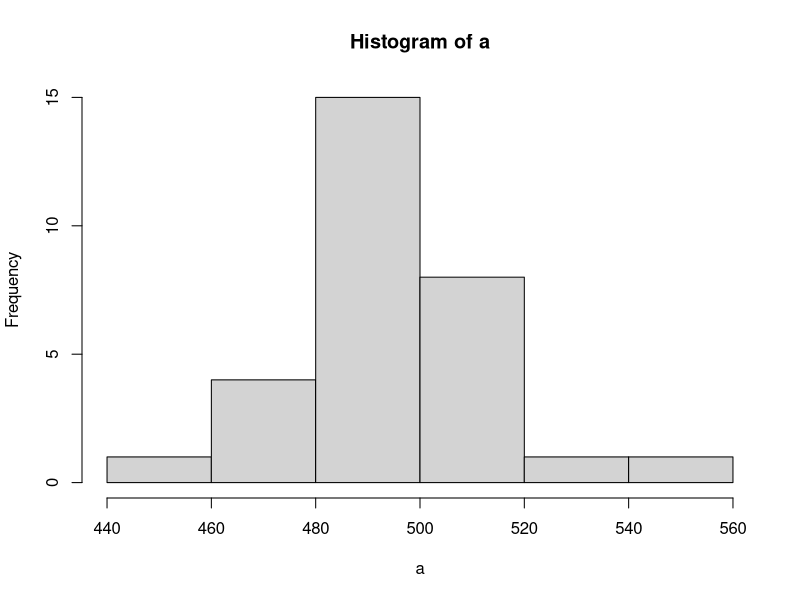
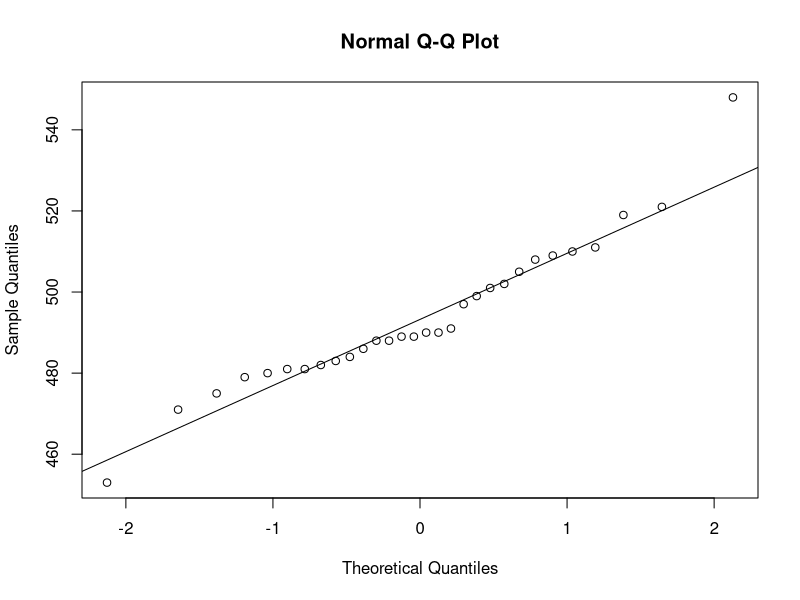
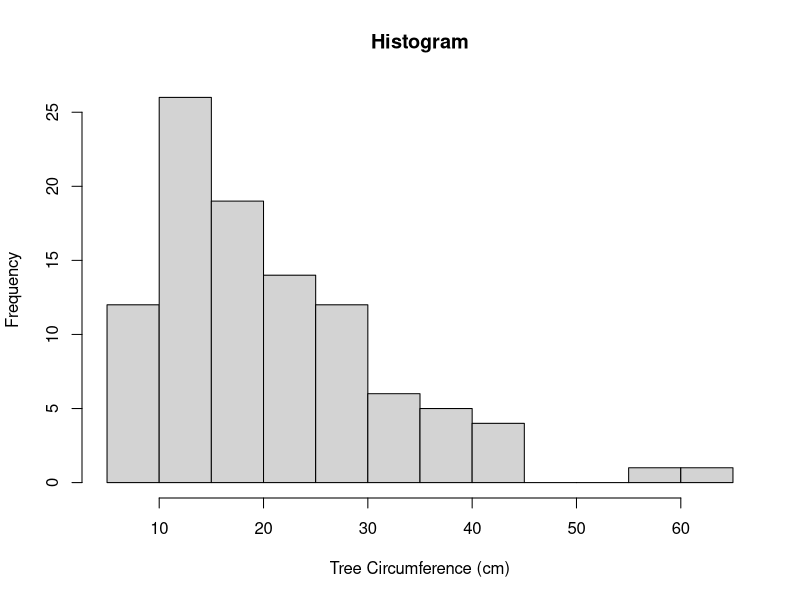
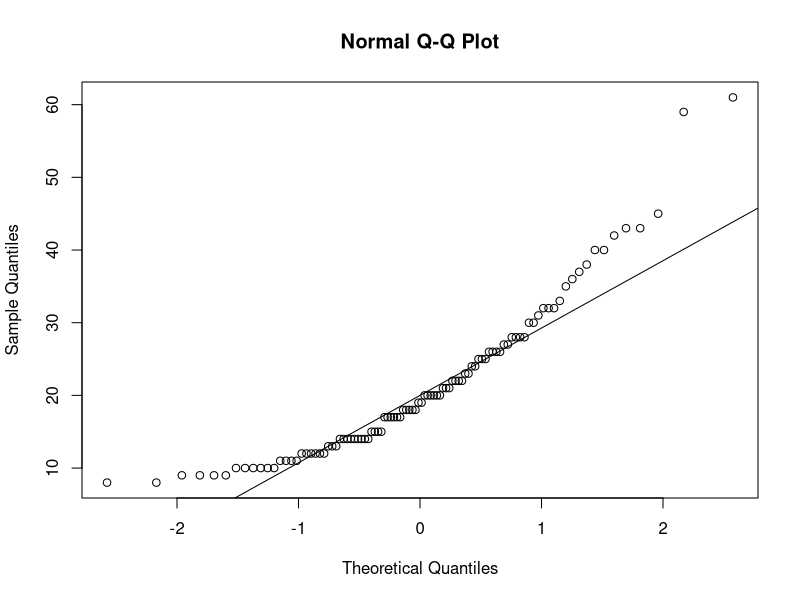
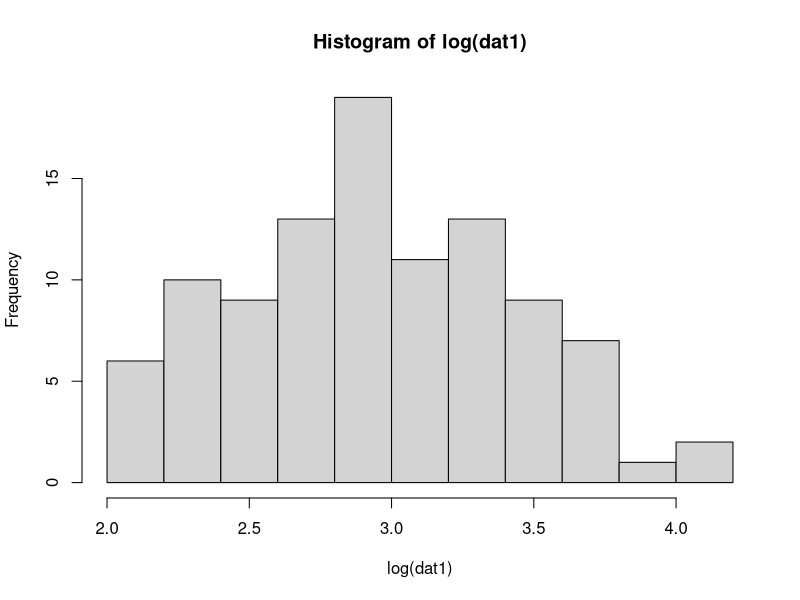
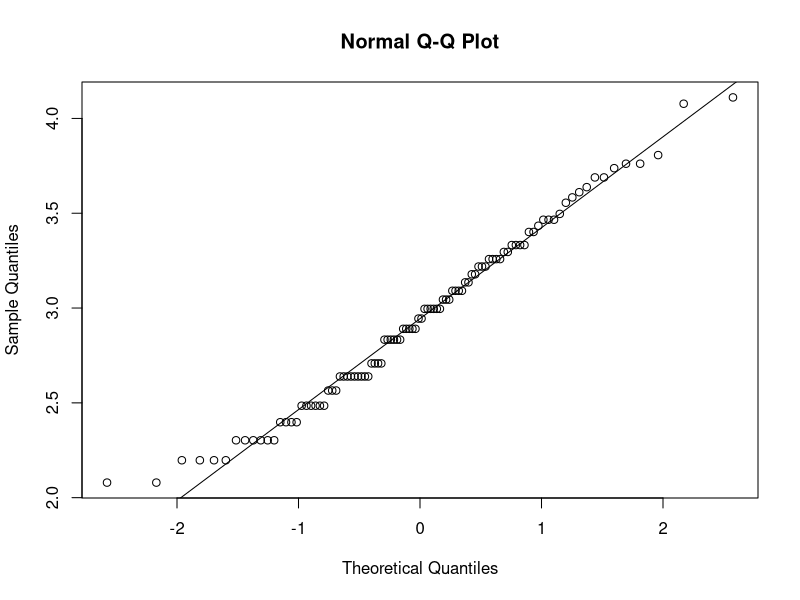
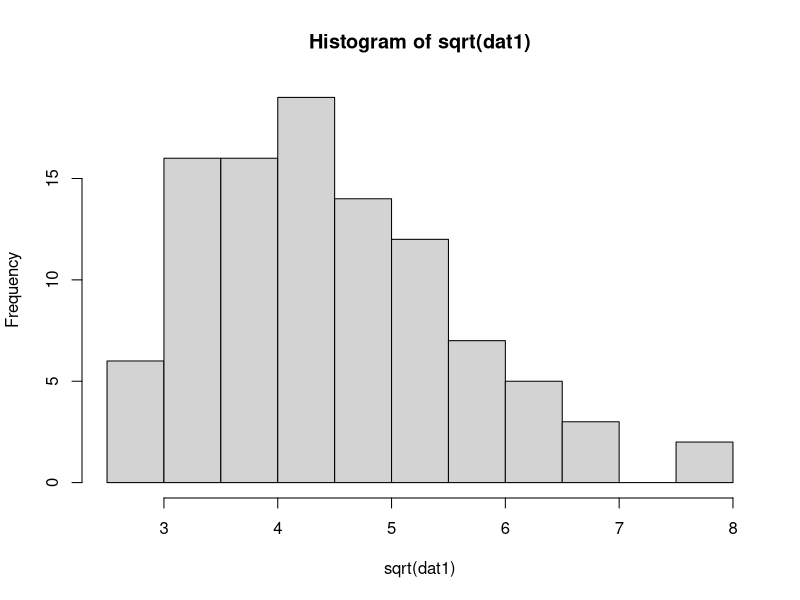
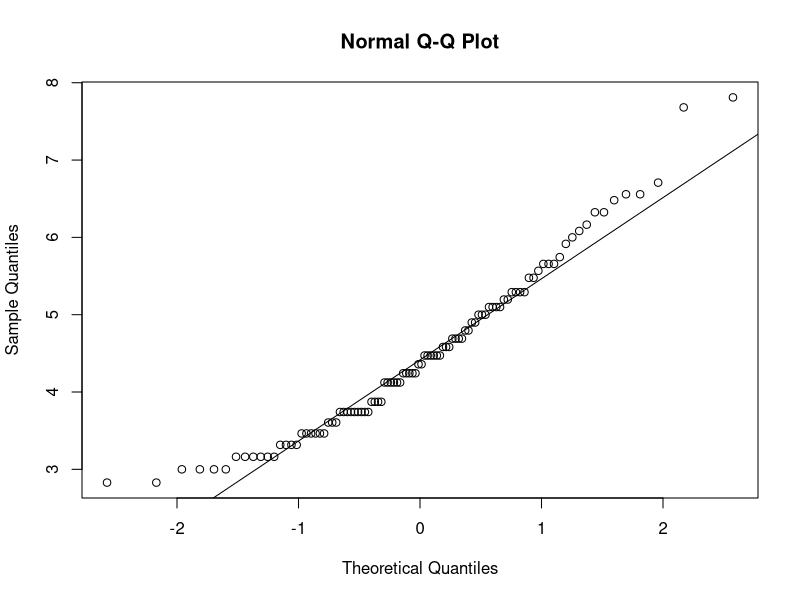

These figures' R source, in order:
#T-test/Normality Lecture Notes
#By Lynn Waterhouse
#March 26, 2017 
#Stats Class


## Checking for Normality
#There are 5 major tests used:
#  -Shapiro-Wilk W test 
#  -Anderson-Darling test 
#  -Martinez-Iglewicz test 
#  -Kolmogorov-Smirnov test 
#  -D'Agostino Omnibus test

#Note: Power of all is weak if N < 10 

### Shapiro Wilk W Test
#Recall we fail to reject the null hypothesis that the distribution is normal if the 
#calculated p-value is >0.05.

set.seed(1234)
a<-floor(rnorm(30,500,20))
a
hist(a)
shapiro.test(a)
qqnorm(a)
qqline(a)


### Log and Square Root Transformations
#Imagine we have collected measurements on the circumference of trees in a forest. 
#There are many young trees, so we have small circumferences. There are a few older 
#trees, with larger circumferences. If we look at the data in R we can look at a 
#histogram of the circumferences. The data is saved in a vector 'dat1'

set.seed(1245)
dat1<-round(exp(rnorm(100,3,.5))) #create fake tree data
hist(dat1, main="Histogram", xlab="Tree Circumference (cm)")
mean(dat1)
mode(dat1)
median(dat1)
sd(dat1)

#We can also look at the mean, mode, median, and standard deviation.
mean(dat1)
mode(dat1)
median(dat1)
sd(dat1)

#We can visually (qalitatively) evaluate normality by looking at the QQ plot.
qqnorm(dat1)
qqline(dat1)

#What do you think? Doesn't look so great, right?

#So we can try a log transformation.
hist(log(dat1))
qqnorm(log(dat1))
qqline(log(dat1))

#We can also try a square root transformation.
hist(sqrt(dat1))
qqnorm(sqrt(dat1))
qqline(sqrt(dat1))


#Which did you think looks better? Why?

#In fisheries, log transformations and square root transformations tend 
#to be the most common transformations. This is because with catch data we 
#often have lots of low catch days and then some very high catches.

#################################################
### Cautionary warning when using normality tests
#Null is that distribution is normal.

#When the sample size is small, even big departures from normality are not detected, 
#and when your sample size is large, even the smallest deviation from normality will 
#lead to a rejected null.

#Look at a small sample size, non-normal.
set.seed(123)
bb<-runif(8,1,100)
#look at shapiro.test
shapiro.test(bb)
#look at historgram
hist(bb)
#check out the qq-plots
qqnorm(bb)
qqline(bb)

# T-tests

## One Sample T-test
#A one sample t-test can be used to compare a sample average to some constant.

#Example one sample T-test problem:
#The mean weight of abalone sold at market in a package is listed as 500g, 
#you want to check if the abalone sold in the market have a mean of 500g. 
#You have a sample of 30 abalone. The mean is 493.6667g and the sample standard 
#deviation 18.02552g.

#Now in R look at the data. We will look at the mean and standard deviation.
#We will look at a histogram to qualitatively evaluate normality.

set.seed(1234)
a<-floor(rnorm(30,500,20))
a

mean(a)
sd(a)
hist(a)

#What are the hypotheses?
#Null: average weight = 500
#Alternative: average weigh not equal to 500

### Conduct the T-test
?t.test
t.test(a,mu=500)


#Say I am worried about being ripped off by the store. I am only concerned with 
#if the store is giving me less than 500g of abalone.
#H0-Null- : mean >=500
#Ha- Alternative: mean < 500
t.test(a,mu=500,alternative="less")


### Calculating the 95% Confidence interval by hand
#Using the mean, standard deviation, and sample size we can also calculate the 
#95% Confidence interval by hand. This is for the 2 sided hypotheses.
#Null: mean = 500
#Alternative: mean not equal 500

#calculate 95% confidence by hand
lower.ci<-mean(a)-qt(.975, df=29)*sd(a)/sqrt(length(a))
upper.ci<-mean(a)+qt(.975, df=29)*sd(a)/sqrt(length(a))
lower.ci
upper.ci

#calculate 95% CI with rule of thumb
lower.ci<-mean(a)-2*sd(a)/sqrt(length(a))
upper.ci<-mean(a)+2*sd(a)/sqrt(length(a))
lower.ci
upper.ci

#If the confidence interval contains 500 it is like having a p-value >0.05.
#If the confidence interval does not contain 500 it is like having a p-value <=0.05

## Paired T-tests
#We are curious if white seabass have a deep tail. We can tell measure the "deepness" 
#of the tail by looking at the difference between total length of the fish and 
#standard length. We consider a tail deep if it is more than 1/6 of the body length 
#of the fish. 

#Look at the data
#read in the dataset
wsb.dat<-read.csv("wsb.dat.csv") #read in the data
head(wsb.dat) #look at first 6 rows
summary(wsb.dat)
hist(wsb.dat$wsb.SL)
hist(wsb.dat$wsb.TL)


#Make a new variable for the difference between Total length and Standard length. 
diff<-wsb.dat$wsb.TL-wsb.dat$wsb.SL

#In order to use the paired t-test the data (differences) need to be normal. 
#Let's evaluate the normality. We can do this 3 ways. Using the qqnorm plot 
#and also with shapiro.test and histogram
qqnorm(diff)
qqline(diff)
shapiro.test(diff)
hist(diff)

#we are interested in if the tail is longer than 1/6
#multiplied by the average body length (deep tail)

# null hypothesis- difference <= 1/6*avg body length
# alternative hyp-  difference > 1/6*avg body length

#Now, let's do the t-test. We treat it the same as the one sample t-test. 
#We are interested in if the differences is more than 1/6 the body length. 
#In order to keep things simple we will calculate 1/6 body length using the 
#mean total length times 1/6.  This means the be the null hypothesis will be: 
#that diff < 1/6*mean(TL).

null.diff<-(1/6)*mean(wsb.dat$wsb.TL)
t.test(diff,mu=null.diff,alternative="greater")

#What do we conclude?
#We fail to reject the null hypothesis. We do not have enough statistical evidence 
#to claim that the white seabass have a "deep" tail.

#alternative way to conduct this paried t-test
t.test(wsb.dat$wsb.TL,wsb.dat$wsb.SL,alternative="greater",paired=TRUE)

#################################################################
#################################################################
## Two sample T-test
#There are two types of two sample t-tests. You can easily choose which one is 
#appropriate by looking at the variances of the two samples. If the variances 
#are homogeneous, you can use the two sample t-test with homogeneous vraiances. 
#If the variances are not homogeneous, you use the two sample t-test for 
#heterogeneous variances.

### Testing homogeneity of variances
#We test for homogeneity of variances in R using 'var.test(x,y)', where x and y 
#are the two samples.  It tests the null hypothesis that they are equal (actually 
#that the ratio of the two variances is equal to 1.
                                                                                                                                                     
#Example Homogeneous variances
#We want to compare the weights of rays in two sites, B and G.  We have the weights 
#recorded in kg in the file "ray.weightskg.csv".
ray.weightskg<-read.csv("ray.weightskg.csv")
head(ray.weightskg)
#make 2 vectors
B<-ray.weightskg$B
G<-ray.weightskg$G

#Look at the data and evaluate normality.
qqnorm(B)
qqline(B)

qqnorm(G)
qqline(G)

hist(B)

hist(G)

shapiro.test(B)
shapiro.test(G)
#Check if we have homoegeneity of variances.
var.test(B,G)

#p-value>0.05 unable to reject null that we have homogeneous variances
#Now, let's do the two sample t-test with homogeneity of variances.
t.test(B,G, var.equal=TRUE)

#So what do we conclude?
#p-value <0.05, so we reject the null- they are difference
#We say that there is a statistically significant difference in the weights 
#of rays from sites B and G.


### Two Sample T-test with Non-Homogeneous Variances
#We want to see if wild caught salmon weigh more than captive salmon. We catch 
#100 salmon of age 10 from the wild and 100 that are captive, and weigh them all 
#in kg. The data are in "salmon.weight.csv". Read in the data and evaluate the 
#normality.

#read in the data
salmon<-read.csv("salmon.weight.csv")

#make new vectors
Captive<-salmon$Captive
Wild<-salmon$Wild

#evaluate normality 3 ways
hist(Captive)
hist(Wild)

shapiro.test(Captive)
shapiro.test(Wild)

qqnorm(Captive)
qqline(Captive)

qqnorm(Wild)
qqline(Wild)

#What are the Hypotheses?
#Null: wild <= captive
#Alternative: wild > captive

#Evaluate the homoegeneity of the variances.
var.test(Captive,Wild)

#The p-value < 0.05, so now we can perform the two-sample t-test for 
#non-homoegeneous (or heterogeneous) variances.

#Conduct the t-test. What do you conclude?
t.test(Wild, Captive, var.equal=F, alternative="greater")


#The p-value is <0.05, so we reject the null hypothesis. 
#We conclude that wild salmon weigh a statistically significant more amount than 
#captive salmon.